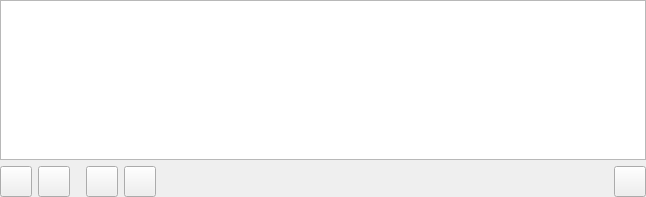
<?xml version="1.0" encoding="UTF-8"?>
<ui version="4.0">
 <class>Form</class>
 <widget class="QWidget" name="Form">
  <property name="geometry">
   <rect>
    <x>0</x>
    <y>0</y>
    <width>646</width>
    <height>197</height>
   </rect>
  </property>
  <property name="windowTitle">
   <string>Form</string>
  </property>
  <layout class="QVBoxLayout" name="verticalLayout">
   <property name="margin">
    <number>0</number>
   </property>
   <item>
    <widget class="QTableWidget" name="table">
     <property name="sizePolicy">
      <sizepolicy hsizetype="Expanding" vsizetype="Expanding">
       <horstretch>0</horstretch>
       <verstretch>2</verstretch>
      </sizepolicy>
     </property>
     <property name="editTriggers">
      <set>QAbstractItemView::NoEditTriggers</set>
     </property>
    </widget>
   </item>
   <item>
    <layout class="QHBoxLayout" name="horizontalLayout">
     <item>
      <widget class="QToolButton" name="addBtn">
       <property name="toolTip">
        <string>Add a row of setpoints</string>
       </property>
       <property name="icon">
        <iconset resource="../../../../resources/nicos-gui.qrc">
         <normaloff>:/add</normaloff>:/add</iconset>
       </property>
       <property name="iconSize">
        <size>
         <width>24</width>
         <height>24</height>
        </size>
       </property>
      </widget>
     </item>
     <item>
      <widget class="QToolButton" name="delBtn">
       <property name="toolTip">
        <string>Remove a row of setpoints</string>
       </property>
       <property name="icon">
        <iconset resource="../../../../resources/nicos-gui.qrc">
         <normaloff>:/remove</normaloff>:/remove</iconset>
       </property>
       <property name="iconSize">
        <size>
         <width>24</width>
         <height>24</height>
        </size>
       </property>
      </widget>
     </item>
     <item>
      <spacer name="verticalSpacer_3">
       <property name="orientation">
        <enum>Qt::Horizontal</enum>
       </property>
       <property name="sizeType">
        <enum>QSizePolicy::Fixed</enum>
       </property>
       <property name="sizeHint" stdset="0">
        <size>
         <width>10</width>
         <height>20</height>
        </size>
       </property>
      </spacer>
     </item>
     <item>
      <widget class="QToolButton" name="upBtn">
       <property name="toolTip">
        <string>Move current row up</string>
       </property>
       <property name="icon">
        <iconset resource="../../../../resources/nicos-gui.qrc">
         <normaloff>:/up</normaloff>:/up</iconset>
       </property>
       <property name="iconSize">
        <size>
         <width>24</width>
         <height>24</height>
        </size>
       </property>
      </widget>
     </item>
     <item>
      <widget class="QToolButton" name="downBtn">
       <property name="toolTip">
        <string>Move current row down</string>
       </property>
       <property name="icon">
        <iconset resource="../../../../resources/nicos-gui.qrc">
         <normaloff>:/down</normaloff>:/down</iconset>
       </property>
       <property name="iconSize">
        <size>
         <width>24</width>
         <height>24</height>
        </size>
       </property>
      </widget>
     </item>
     <item>
      <spacer name="verticalSpacer_2">
       <property name="orientation">
        <enum>Qt::Horizontal</enum>
       </property>
       <property name="sizeHint" stdset="0">
        <size>
         <width>40</width>
         <height>20</height>
        </size>
       </property>
      </spacer>
     </item>
     <item>
      <widget class="QToolButton" name="clearBtn">
       <property name="toolTip">
        <string>Clear all rows and remove devices</string>
       </property>
       <property name="icon">
        <iconset resource="../../../../resources/nicos-gui.qrc">
         <normaloff>:/emergency</normaloff>:/emergency</iconset>
       </property>
       <property name="iconSize">
        <size>
         <width>24</width>
         <height>24</height>
        </size>
       </property>
      </widget>
     </item>
    </layout>
   </item>
  </layout>
 </widget>
 <resources>
  <include location="../../../../resources/nicos-gui.qrc"/>
 </resources>
 <connections/>
</ui>
